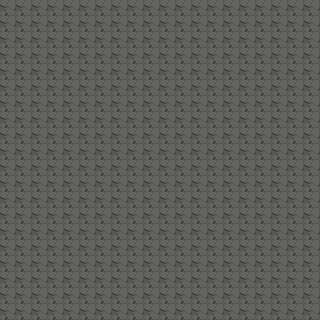

This is a level from a 2D game, rendered from its Tiled map with the project's own tilesets. A one-line summary and the complete map file follow:
An orthogonal 20x20 tile map with 16x16 px tiles, 1 tile layer (Livello tile 1).

<map version="1.2" tiledversion="1.2.1" orientation="orthogonal" renderorder="right-down" width="20" height="20" tilewidth="16" tileheight="16" infinite="0" nextlayerid="2" nextobjectid="1">
 <tileset firstgid="1" source="tiles_dungeon_v1.1.tsx" />
 <layer id="1" name="Livello tile 1" width="20" height="20">
  <data encoding="csv">
23,23,23,23,23,23,23,23,23,23,23,23,23,23,23,23,23,23,23,23,
23,23,23,23,23,23,23,23,23,23,23,23,23,23,23,23,23,23,23,23,
23,23,23,23,23,23,23,23,23,23,23,23,23,23,23,23,23,23,23,23,
23,23,23,23,23,23,23,23,23,23,23,23,23,23,23,23,23,23,23,23,
23,23,23,23,23,23,23,23,23,23,23,23,23,23,23,23,23,23,23,23,
23,23,23,23,23,23,23,23,23,23,23,23,23,23,23,23,23,23,23,23,
23,23,23,23,23,23,23,23,23,23,23,23,23,23,23,23,23,23,23,23,
23,23,23,23,23,23,23,23,23,23,23,23,23,23,23,23,23,23,23,23,
23,23,23,23,23,23,23,23,23,23,23,23,23,23,23,23,23,23,23,23,
23,23,23,23,23,23,23,23,23,23,23,23,23,23,23,23,23,23,23,23,
23,23,23,23,23,23,23,23,23,23,23,23,23,23,23,23,23,23,23,23,
23,23,23,23,23,23,23,23,23,23,23,23,23,23,23,23,23,23,23,23,
23,23,23,23,23,23,23,23,23,23,23,23,23,23,23,23,23,23,23,23,
23,23,23,23,23,23,23,23,23,23,23,23,23,23,23,23,23,23,23,23,
23,23,23,23,23,23,23,23,23,23,23,23,23,23,23,23,23,23,23,23,
23,23,23,23,23,23,23,23,23,23,23,23,23,23,23,23,23,23,23,23,
23,23,23,23,23,23,23,23,23,23,23,23,23,23,23,23,23,23,23,23,
23,23,23,23,23,23,23,23,23,23,23,23,23,23,23,23,23,23,23,23,
23,23,23,23,23,23,23,23,23,23,23,23,23,23,23,23,23,23,23,23,
23,23,23,23,23,23,23,23,23,23,23,23,23,23,23,23,23,23,23,23
</data>
 </layer>
</map>
